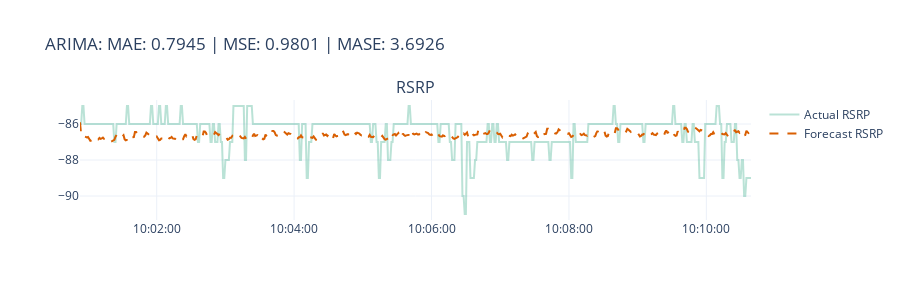

Notebook code cell kept with this figure:
### Code cell
fig = plot_forecast(
    ts_actual["RSRP"],
    y_pred,
    title=f"{name}: MAE: {metrics['MAE']:.4f} | MSE: {metrics['MSE']:.4f} | MASE: {metrics['MASE']:.4f}",
)
fig.show()

### Figure 1 — Plotly figure (JSON) as saved in the notebook; plotly's stock layout.template omitted (floating-point values rounded to 4 significant figures; data arrays with more than 128 entries replaced by an {"elided": "..."} marker saying what was removed)
{"data": [{"line": {"color": "rgba(27,158,119, 0.3)"}, "mode": "lines", "name": "Actual RSRP", "type": "scatter", "x": {"elided": "587 str values"}, "xaxis": "x", "y": {"elided": "587 int values"}, "yaxis": "y"}, {"line": {"color": "rgba(217,95,2, 1)", "dash": "dash"}, "mode": "lines", "name": "Forecast RSRP", "type": "scatter", "x": {"elided": "587 str values"}, "xaxis": "x", "y": {"elided": "587 float values"}, "yaxis": "y"}], "layout": {"annotations": [{"font": {"size": 16}, "showarrow": false, "text": "RSRP", "x": 0.5, "xanchor": "center", "xref": "paper", "y": 1, "yanchor": "bottom", "yref": "paper"}], "height": 300, "showlegend": true, "title": {"text": "ARIMA: MAE: 0.7945 | MSE: 0.9801 | MASE: 3.6926"}, "xaxis": {"anchor": "y", "domain": [0, 1], "tickformat": "%H:%M:%S"}, "yaxis": {"anchor": "x", "domain": [0, 1]}}}
